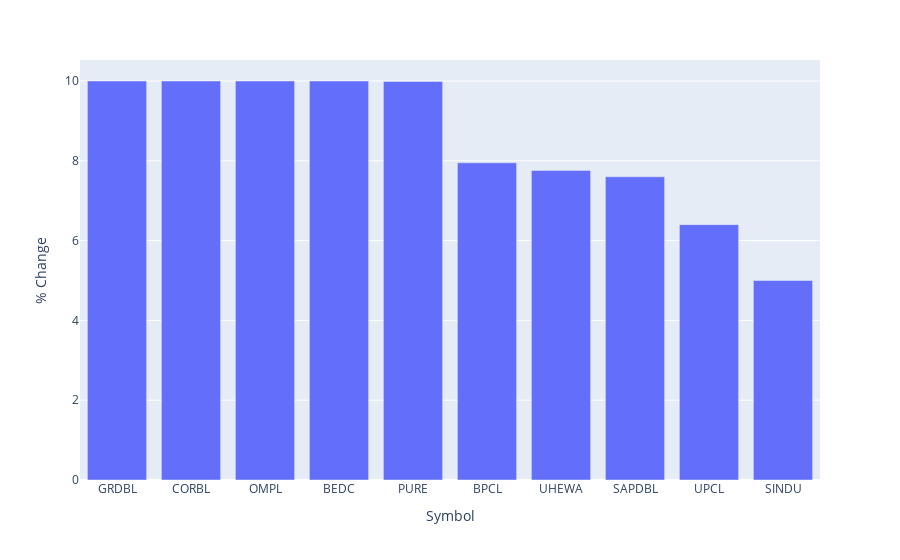

The notebook cell this image was saved under:
### Code cell
# top_10_positive_change = df[df['% Change'] > 0].nlargest(10, '% Change')
top_10_positive_change = df.sort_values(by='% Change', ascending=False).head(10)
fig = px.bar(top_10_positive_change, x='Symbol', y='% Change')
fig.show()
top_10_positive_change

### Figure 1 — Plotly figure (JSON) as saved in the notebook; plotly's stock layout.template omitted (floating-point values rounded to 4 significant figures)
{"data": [{"alignmentgroup": "True", "hovertemplate": "Symbol=%{x}<br>% Change=%{y}<extra></extra>", "legendgroup": "", "marker": {"color": "#636efa", "pattern": {"shape": ""}}, "name": "", "offsetgroup": "", "orientation": "v", "showlegend": false, "textposition": "auto", "type": "bar", "x": ["GRDBL", "CORBL", "OMPL", "BEDC", "PURE", "BPCL", "UHEWA", "SAPDBL", "UPCL", "SINDU"], "xaxis": "x", "y": [10, 10, 10, 10, 9.99, 7.95, 7.76, 7.6, 6.4, 5], "yaxis": "y"}], "layout": {"autosize": true, "barmode": "relative", "legend": {"tracegroupgap": 0}, "margin": {"t": 60}, "xaxis": {"anchor": "y", "autorange": true, "domain": [0, 1], "range": [-0.5, 9.5], "title": {"text": "Symbol"}, "type": "category"}, "yaxis": {"anchor": "x", "autorange": true, "domain": [0, 1], "range": [0, 10.53], "title": {"text": "% Change"}, "type": "linear"}}}
